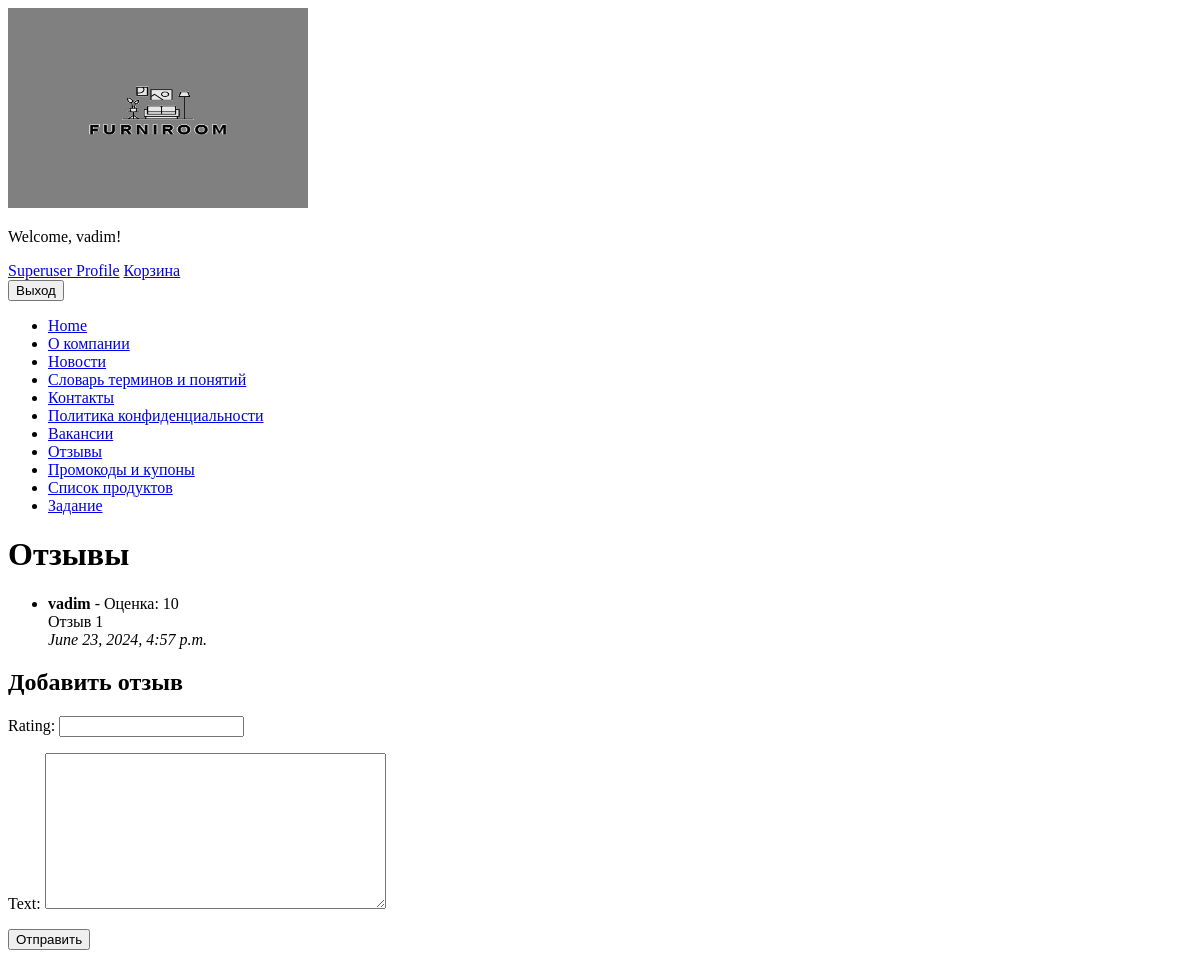
Before: /reviews/ (signed in) with the older database file.
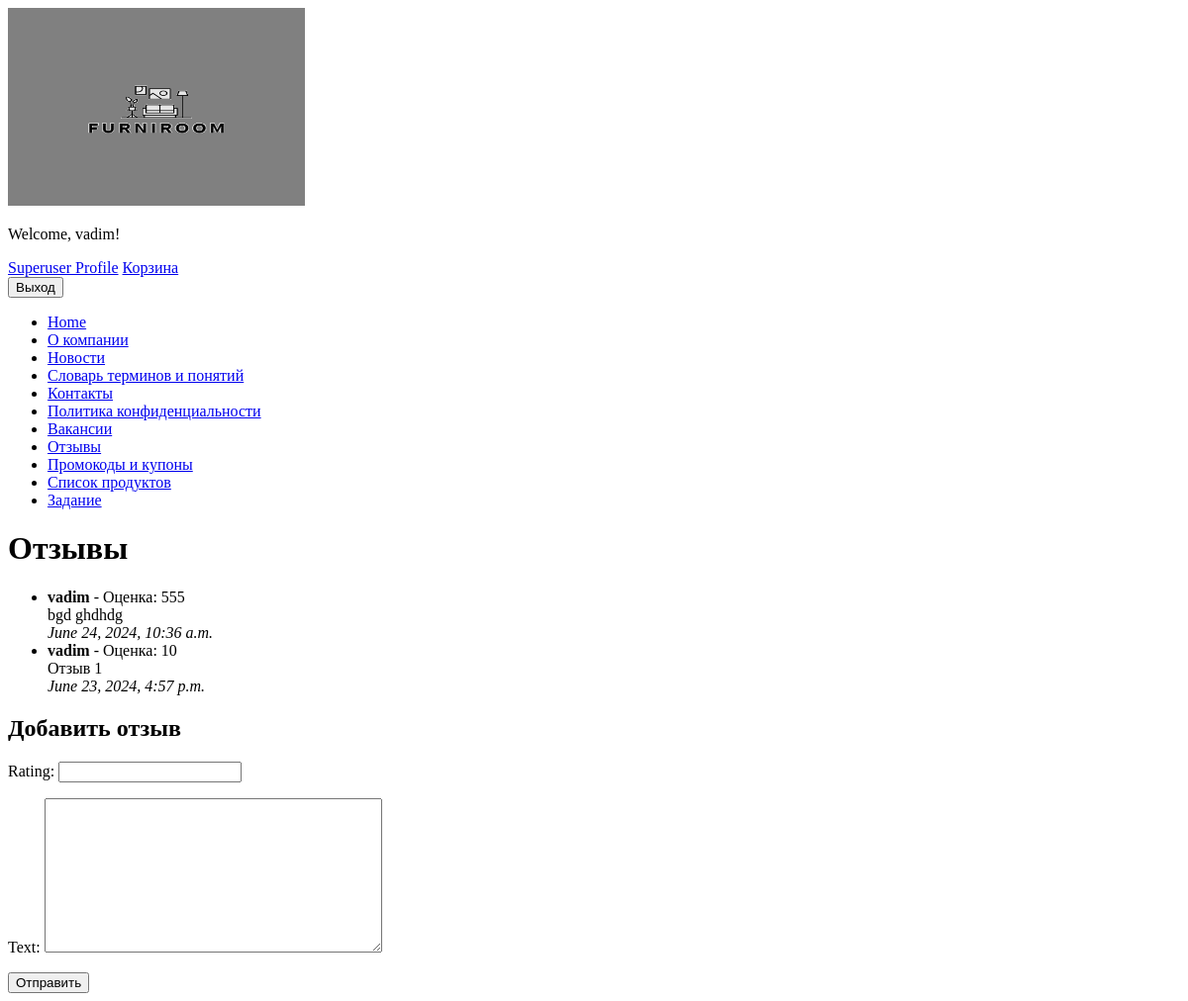
After: the same page with the newer database file.
### furniture/models.py (models this page shows, shortened)
class Review(models.Model):
    user = models.ForeignKey(User, on_delete=models.CASCADE)
    rating = models.IntegerField()
    text = models.TextField()
    date = models.DateTimeField(auto_now_add=True)
    class Meta:
        ordering = ['-date']

### furniture/views.py (the view)
# urls.py: path('reviews/', views.review_list, name='review_list'),
@login_required
def review_list(request):
    reviews = Review.objects.all()
    if request.method == 'POST':
        form = ReviewForm(request.POST)
        if form.is_valid():
            review = form.save(commit=False)
            review.user = request.user
            review.save()
            return redirect('review_list')
    else:
        form = ReviewForm()
    return render(request, 'review_list.html', {'reviews': reviews, 'form': form})

### furniture/forms.py
class ReviewForm(forms.ModelForm):
    class Meta:
        model = Review
        fields = ['rating', 'text']

### furniture/templates/review_list.html (shortened to what this page needs)
{% extends 'base.html' %}
{% block content %}
    <h1>Отзывы</h1>
    <ul>
        {% for review in reviews %}
            <li>
                <strong>{{ review.user.username }}</strong> - Оценка: {{ review.rating }}<br>
                {{ review.text }}<br>
                <em>{{ review.date }}</em>
            </li>
        {% empty %}
            <li>Пока нет отзывов.</li>
        {% endfor %}
    </ul>
     {% if user.is_authenticated %}
        <h2>Добавить отзыв</h2>
        <form method="post">
            {{ form.as_p }}
            <button type="submit">Отправить</button>
        </form>
    {% else %}
        <p>Чтобы добавить отзыв, <a href="{% url 'login' %}">войдите</a> или <a href="{% url 'signup' %}">зарегистрируйтесь</a>.</p>
    {% endif %}
{% endblock %}

Changed rows visible on the page:
added Review: user.username "vadim", rating "555", text "bgd ghdhdg", date "June 24, 2024, 10:36 a.m."
